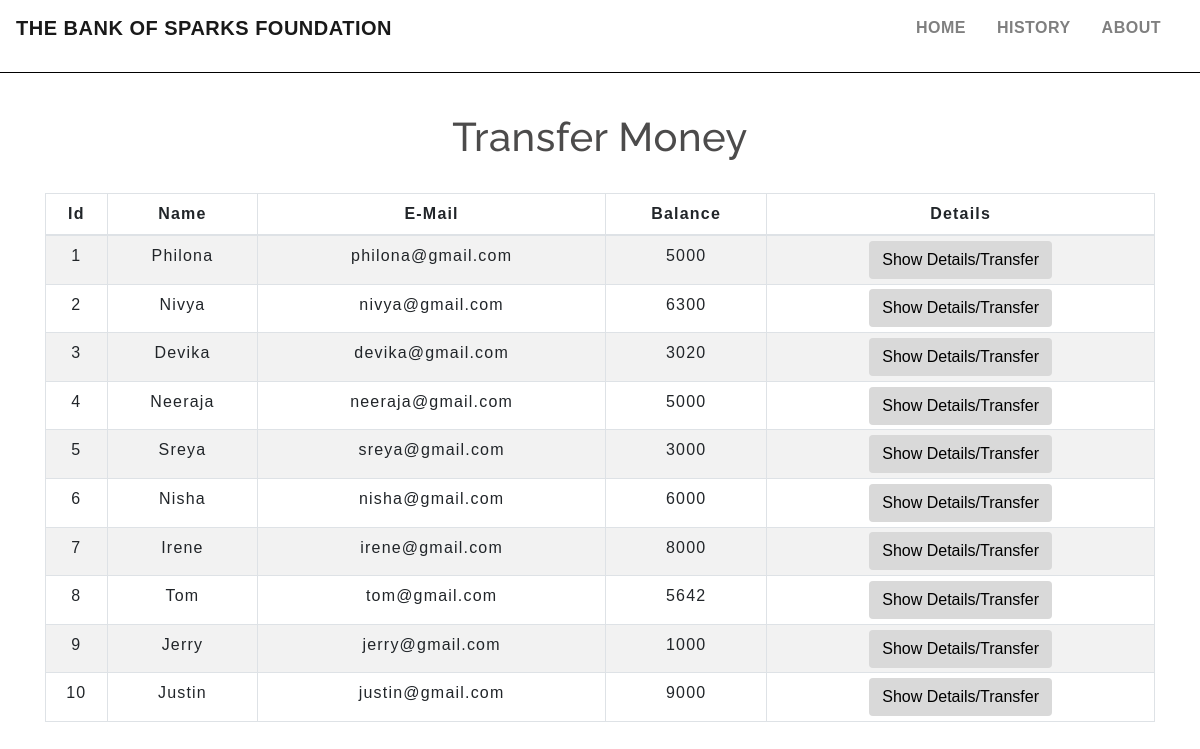
The app's page /transfermoney.php with its own data.
### tables this page shows
CREATE TABLE `users` (
  `id` int(5) NOT NULL,
  `name` text NOT NULL,
  `email` varchar(30) NOT NULL,
  `balance` int(8) NOT NULL
);

### transfermoney.php (the view, shortened to what this page needs)
<!DOCTYPE html>
<html lang="en">
<head>
    <link rel="stylesheet" href="https://maxcdn.bootstrapcdn.com/bootstrap/4.0.0/css/bootstrap.min.css">
    <link rel="stylesheet" type="text/css" href="table.css">
    <link rel="stylesheet" type="text/css" href="navbar.css">
</head>
<body>
<?php
    include 'config.php';
    $sql = "SELECT * FROM users";
    $result = mysqli_query($conn,$sql);
?>
<?php
  include 'navbar.php';
?>
<div class="container">
        <h2 class="text-center pt-4">Transfer Money</h2>
        <br>
            <div class="row">
                <div class="col">
                    <div class="table-responsive-sm">
                    <table class="table table-hover table-sm table-striped table-condensed table-bordered">
                        <thead>
                            <tr>
                            <th scope="col" class="text-center py-2">Id</th>
                            <th scope="col" class="text-center py-2">Name</th>
                            <th scope="col" class="text-center py-2">E-Mail</th>
                            <th scope="col" class="text-center py-2">Balance</th>
                            <th scope="col" class="text-center py-2">Details</th>
                            </tr>
                        </thead>
                        <tbody>
                <?php
                    while($rows=mysqli_fetch_assoc($result)){
                ?>
                    <tr>
                        <td class="py-2"><?php echo $rows['id'] ?></td>
                        <td class="py-2"><?php echo $rows['name']?></td>
                        <td class="py-2"><?php echo $rows['email']?></td>
                        <td class="py-2"><?php echo $rows['balance']?></td>
                        <td><a href="selecteduserdetail.php?<?php $id=$rows['id']; ?>"> <button name="show" type="button" class="btn">Show Details/Transfer</button></a></td>
                    </tr>
                <?php
                    }
                ?>
                        </tbody>
                    </table>
                    </div>
                </div>
            </div>
         </div>
</body>
</html>

### navbar.php (shortened to what this page needs)
<nav class="navbar navbar-expand-md navbar-light ">
<a class="navbar-brand" href="index.php"><b>THE BANK OF SPARKS FOUNDATION</b></a>
<div class="collapse navbar-collapse" id="collapsibleNavbar">
      <ul class="navbar-nav ml-auto ">
        <li class="nav-item">
          <a class="nav-link" href="index.php"><b>HOME</b></a>
        </li>
        <li class="nav-item">
          <a class="nav-link" href="transactionhistory.php"><b>HISTORY</b></a>
        </li>
        <li class="nav-item">
          <a class="nav-link" href="about.php"><b>ABOUT</b></a>
        </li>
</div>
</nav><hr color="black">

### css/table.css (style rules this page uses)
* { padding: 0; margin: 0; box-sizing: border-box; font-family: sans-serif; }
h2 { font-size: 40px; }
table { letter-spacing: 1.2px; }
td { text-align: center; }
button { border:none; background: #d9d9d9; transition: 1s; }

### css/navbar.css (style rules this page uses)
.nav-link { margin-right: 15px; color:#2F363F; letter-spacing: 0.5px; transition: 0.5s; }
.navbar-brand { color: #4C4B4B; letter-spacing: 0.5px; }
h2 { color: #4C4B4B; letter-spacing: 0.5px; font-family: raleway; }

### transfermoney.php (style rules this page uses)
button { transition: 1.5s; }
body { background-image:url("img/img3.png") ; position: center; background-size:cover; height:100vh; }

### records on screen
users: id "1", name "Philona", email "philona@gmail.com", balance "5000"
users: id "2", name "Nivya", email "nivya@gmail.com", balance "6300"
users: id "3", name "Devika", email "devika@gmail.com", balance "3020"
users: id "4", name "Neeraja", email "neeraja@gmail.com", balance "5000"
users: id "5", name "Sreya", email "sreya@gmail.com", balance "3000"
users: id "6", name "Nisha", email "nisha@gmail.com", balance "6000"
users: id "7", name "Irene", email "irene@gmail.com", balance "8000"
users: id "8", name "Tom", email "tom@gmail.com", balance "5642"
users: id "9", name "Jerry", email "jerry@gmail.com", balance "1000"
users: id "10", name "Justin", email "justin@gmail.com", balance "9000"
